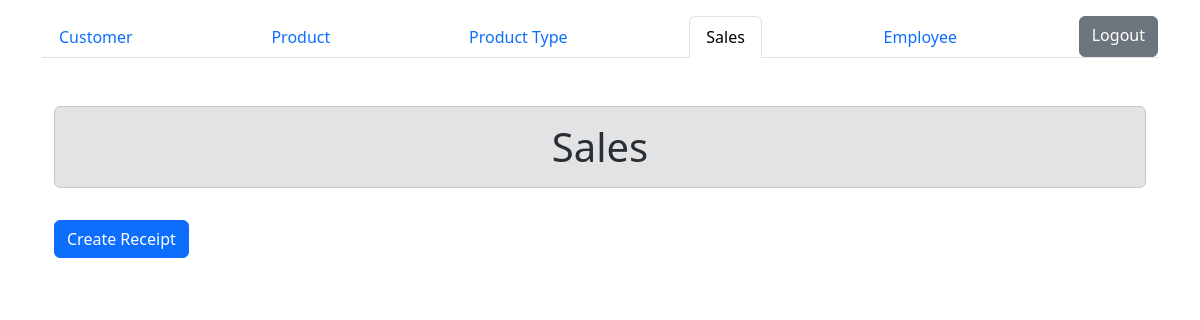
/sales.php (signed in), run on an earlier commit of the app's database.
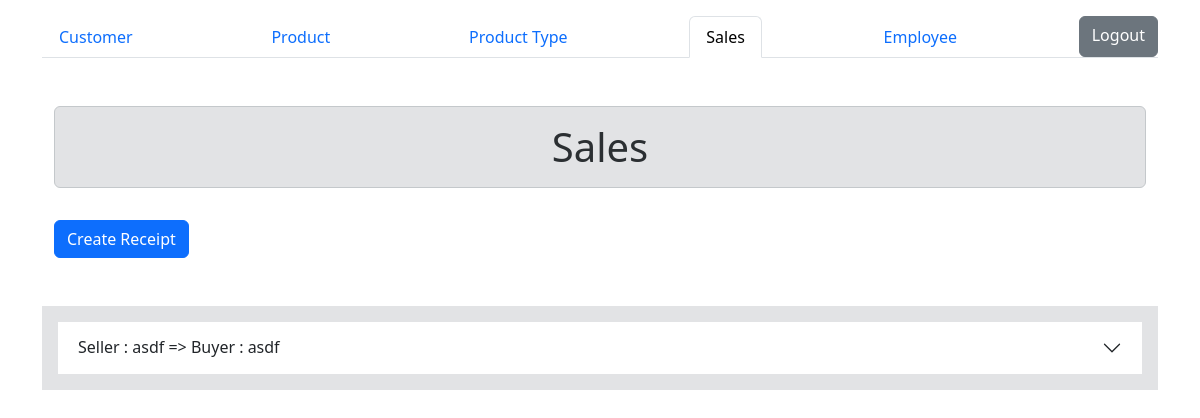
And on a later commit of the database.
### tables this page shows
CREATE TABLE `receipt` (
  `r_id` int(10) NOT NULL,
  `c_id` int(10) NOT NULL,
  `e_id` int(10) NOT NULL,
  `date` timestamp NOT NULL DEFAULT current_timestamp(),
  `r_tt_price` float(10,2) NOT NULL
);

CREATE TABLE `employee` (
  `e_id` int(10) NOT NULL,
  `e_name` varchar(45) NOT NULL,
  `e_address` varchar(45) NOT NULL,
  `e_tel` varchar(20) NOT NULL
);

CREATE TABLE `customer` (
  `c_id` int(10) NOT NULL,
  `c_name` varchar(45) NOT NULL,
  `c_address` varchar(45) NOT NULL,
  `c_tel` varchar(25) NOT NULL
);

### sales.php (the view, shortened to what this page needs)
<?php
    include('connection.php');
?>
<!DOCTYPE html>
<html lang="en">
<head>
    <link rel="stylesheet" href="https://stackpath.bootstrapcdn.com/bootstrap/5.0.0-alpha1/css/bootstrap.min.css">
    <link href="https://cdn.jsdelivr.net/npm/bootstrap@5.3.0-alpha1/dist/css/bootstrap.min.css" rel="stylesheet">
    <link href="https://getbootstrap.com/docs/5.3/assets/css/docs.css" rel="stylesheet">
</head>
<body>
<div class="container mt-3 align-items-center">
    <ul class="nav nav-tabs d-flex justify-content-between">
            <li class="nav-item">
                <a class="nav-link" href="index.php">Customer</a>
            </li>
            <li class="nav-item">
                <a class="nav-link" href="product.php">Product</a>
            </li>
            <li class="nav-item">
                <a class="nav-link" href="product-type.php">Product Type</a>
            </li>
            <li class="nav-item">
                <a class="nav-link active" aria-current="page" href="sales.php">Sales</a>
            </li>
            <li class="nav-item">
                <a class="nav-link" href="employee.php">Employee</a>
            </li>
            <a href="logout.php" role="button" class="btn btn-secondary float-end">Logout</a>
        </ul>
        <div class="container mt-5">
            <h1 class="text-center alert alert-secondary">Sales</h1>
            <a href="product.php" role="button" class="btn btn-primary mt-3">Create Receipt</a>
        </div>
        <div class="accordion accordion-flush  mt-5" id="accordionFlushExample">
            <?php
                $sql = "Select receipt.r_id, receipt.r_tt_price, customer.c_id, customer.c_name, employee.e_id, employee.e_name from receipt join customer on customer.c_id=receipt.c_id JOIN employee on employee.e_id=receipt.e_id;";
                $receipt = $con->query($sql);
                if($receipt->num_rows > 0) {
                    while($row = $receipt->fetch_assoc()) {
            ?>
            <div class="accordion-item alert alert-secondary">
                <h2 class="accordion-header" id="flush-headingOne">
                <button class="accordion-button collapsed" type="button" data-bs-toggle="collapse" data-bs-target="#<?php echo $row['r_id'];?>" aria-expanded="false" aria-controls="flush-collapseOne">
                    Seller : <?php echo $row['e_name'];?> => Buyer : <?php echo $row['c_name'];?>
                </button>
                </h2>
            </div>
            <?php
                    }
                }
            ?>
        </div>
    </div>
</body>
</html>

What changed in the data, as far as the page shows it:
added receipt: e.e_name "asdf", c.c_name "asdf"
